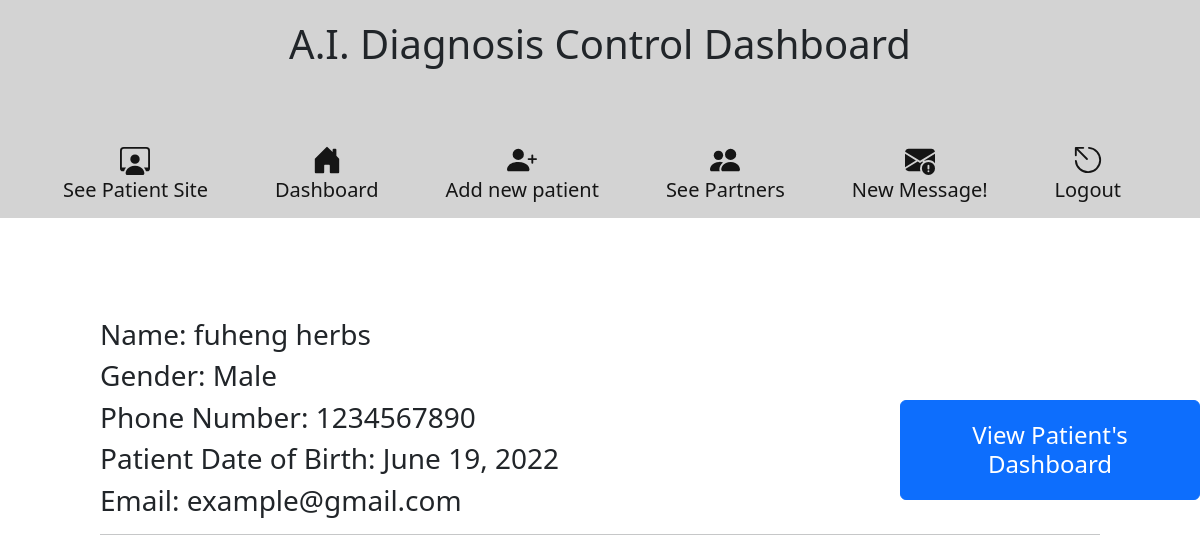
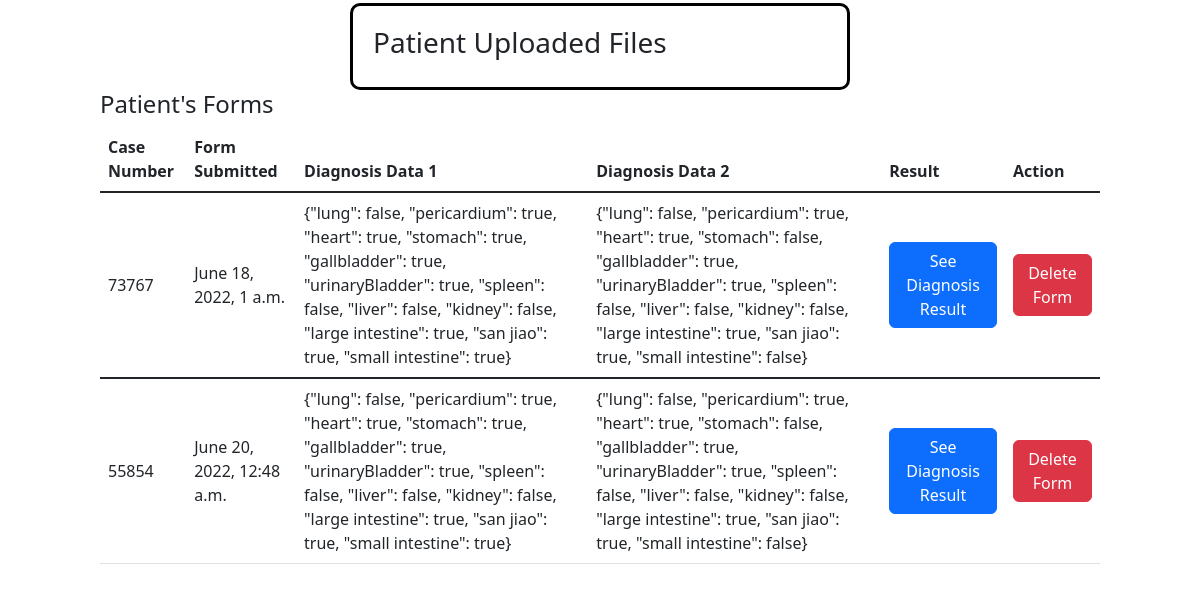
/patient/8/detail (signed in), run on an earlier commit of the app's database (2 pictures, top to bottom).
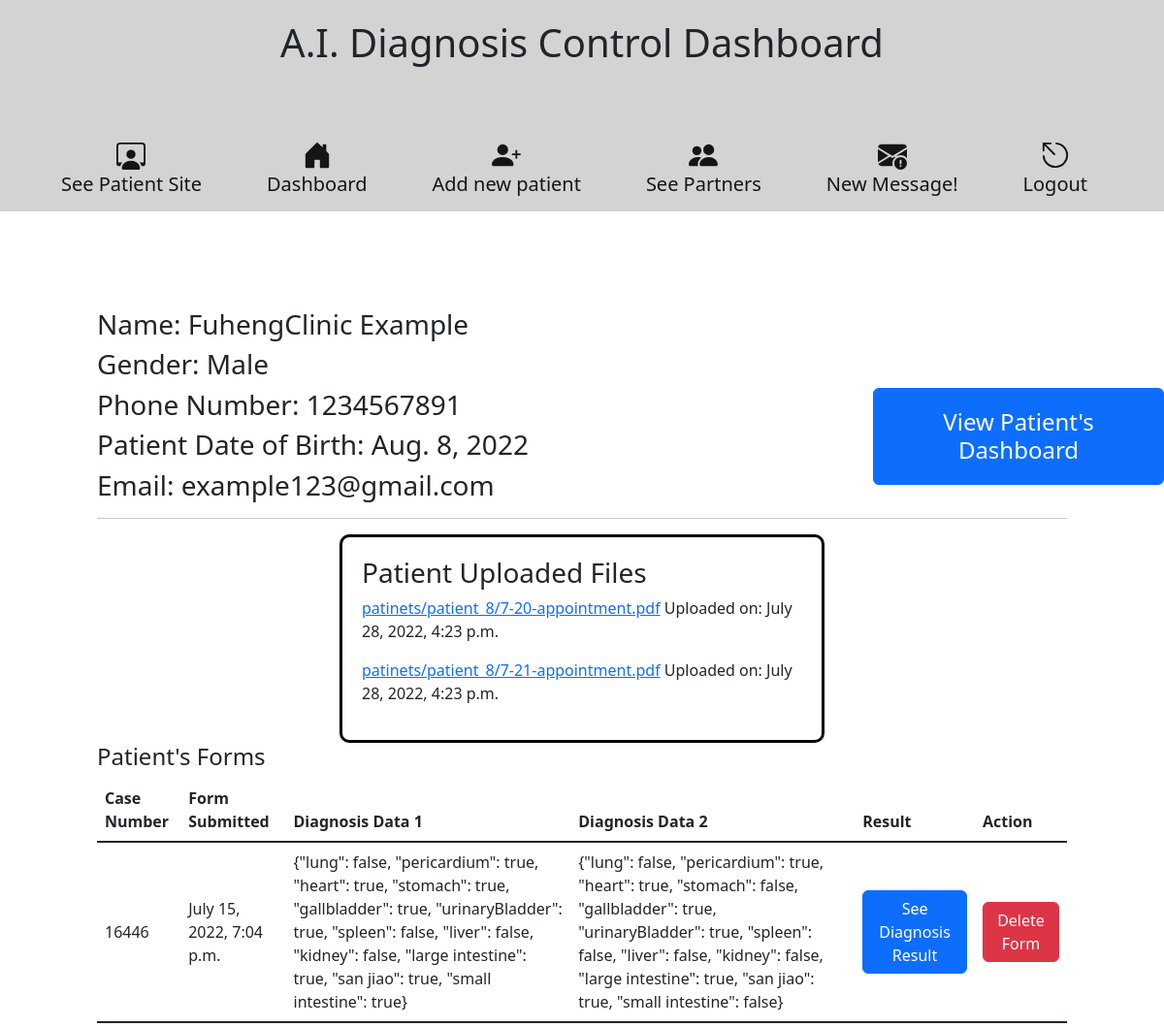
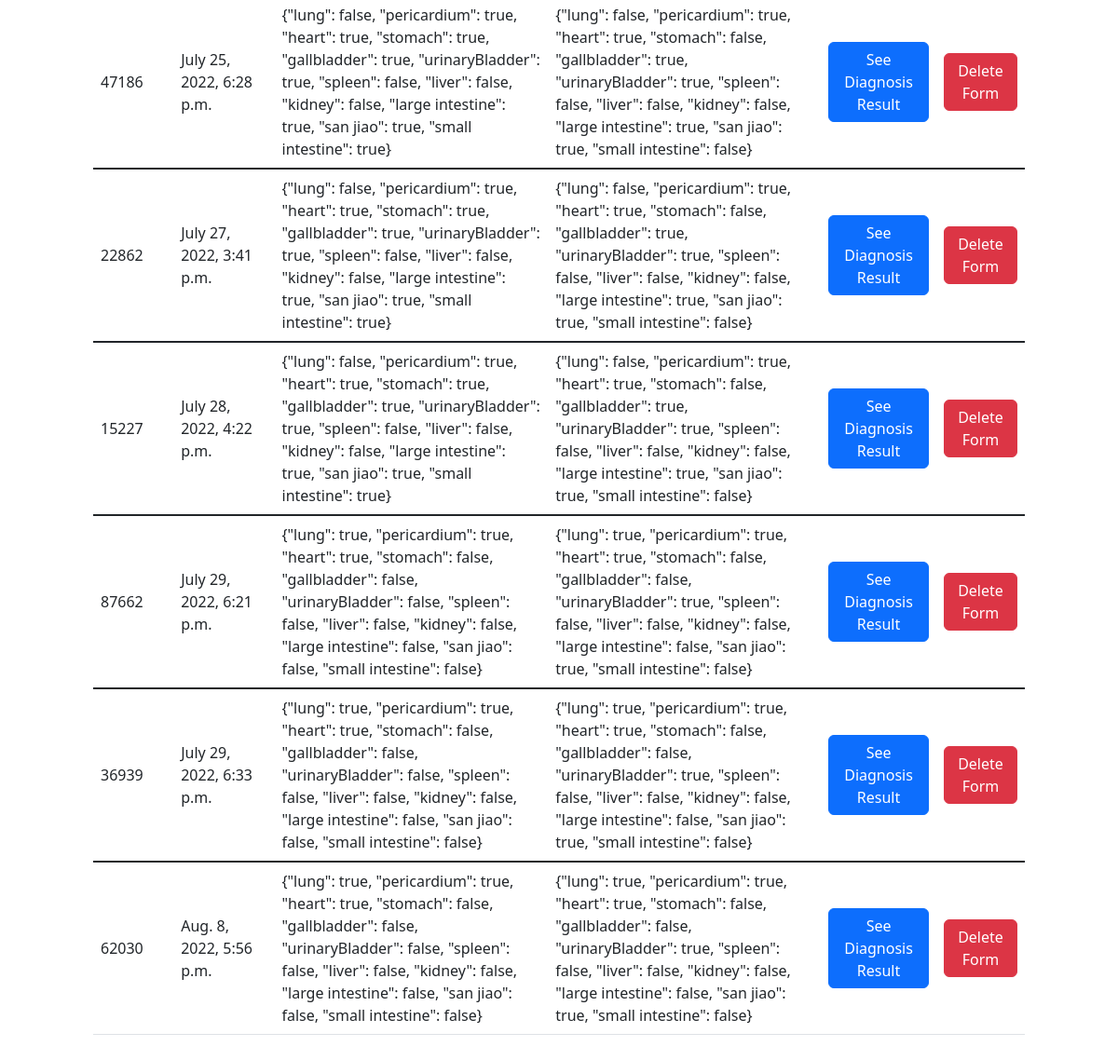
And on a later commit of the database (2 pictures, top to bottom).
### firstTrial/models.py (models this page shows, shortened)
class Patient(models.Model):
    firstName = models.CharField(max_length=45)
    lastName = models.CharField(max_length=45)
    email = models.EmailField(max_length=70)
    password = models.CharField(max_length=255)
    sex = models.CharField(max_length=20)
    date_of_birth = models.DateField(null=False, blank=False)
    phone_number = models.CharField( max_length=10)
    insurance = models.CharField(max_length=45)
    insuranceId = models.CharField(max_length=45)
    hearUs = models.CharField(max_length=45)
    referByFriend = models.CharField(max_length=105)
    created_at = models.DateTimeField(auto_now_add=True)
    updated_at = models.DateTimeField(auto_now=True)
    objects = PatientManager()

class PatientForm(models.Model):
    patient = models.ForeignKey(Patient, related_name="patientForm", on_delete=models.CASCADE)
    sympton = models.TextField(blank=True, null=True)
    lastVisit = models.CharField(max_length=20)
    lastVisitComment = models.TextField(blank=True)
    newComplaints = models.CharField(max_length=20)
    newComplaintsComment = models.TextField(blank=True)
    changeMedication = models.CharField(max_length=50)
    changeLastVisit = models.CharField(max_length=50)
    sweat = models.CharField(max_length=30)
    sweatOther = models.TextField(blank=True)
    appetite = models.CharField(max_length=30)
    appetiteOther = models.TextField(blank=True)
    sleep = models.CharField(max_length=30)
    sleepOther = models.TextField(blank=True)
    tinnitus = models.CharField(max_length=30)
    tinnitusOther = models.TextField(blank=True)
    mouth = models.CharField(max_length=30)
    mouthOther = models.TextField(blank=True)
    digestion = models.CharField(max_length=30)
    digestionOther = models.TextField(blank=True)
    stool = models.CharField(max_length=30)
    stoolOther = models.TextField(blank=True)
    eyes = models.CharField(max_length=30)
    eyesOther = models.TextField(blank=True)
    teeth = models.CharField(max_length=30)
    teethOther = models.TextField(blank=True)
    sexualActivities = models.CharField(max_length=30)
    sexualActivitiesOther = models.TextField(blank=True)
    swelling = models.CharField(max_length=30)
    swellingOther = models.TextField(blank=True)
    thirst = models.CharField(max_length=30)
    thirstOther = models.TextField(blank=True)
    urine = models.CharField(max_length=30)
    urineOther = models.TextField(blank=True)
    nose = models.CharField(max_length=30)
    noseOther = models.TextField(blank=True)
    throat = models.CharField(max_length=30)
    throatOther = models.TextField(blank=True)
    caseNumber = models.CharField(max_length=5)
    allergies = models.TextField(blank=True)
    diagnosis = models.BooleanField(default=False)
    diagnosisInitial = models.TextField(blank=True)
    diagnosisResult = models.TextField(blank=True)
    agreementCheck = models.BooleanField(default=False)
    tongueCoat = models.ImageField(upload_to=upload_location)
    leftEye = models.ImageField(upload_to=upload_location)
    rightEye = models.ImageField(upload_to=upload_location)
    face = models.ImageField(upload_to=upload_location)
    question = models.BooleanField(default=False)
    lungResult = models.TextField(blank=True)
    pericardiumResult = models.TextField(blank=True)
    heartResult = models.TextField(blank=True)
    stomachResult = models.TextField(blank=True)
    gallbladderResult = models.TextField(blank=True)
    urinaryBladderResult = models.TextField(blank=True)
    spleenResult = models.TextField(blank=True)
    liverResult = models.TextField(blank=True)
    kidneyResult = models.TextField(blank=True)
    large_intestineResult = models.TextField(blank=True)
    san_jiaoResult = models.TextField(blank=True)
    small_intestineResult = models.TextField(blank=True)
    created_at = models.DateTimeField(auto_now_add=True)
    updated_at = models.DateTimeField(auto_now=True)

class PatientFiles(models.Model):
    patient = models.ForeignKey(Patient, related_name="patientFile", on_delete=models.CASCADE)
    file = models.FileField(upload_to=user_directory_path)
    created_at = models.DateTimeField(auto_now_add=True)
    updated_at = models.DateTimeField(auto_now=True)

### firstTrial/views.py (the view)
# urls.py: path('patient/<int:patient_id>/detail', views.view_patient_detail),
def view_patient_detail(request, patient_id):
    if 'auth' not in request.session:
        return redirect("/host")
    else:
        patient_to_view = Patient.objects.get(id=patient_id)
        context = {
            "patient": patient_to_view,
            "patient_all_forms": PatientForm.objects.filter(patient=patient_to_view),
        }
        return render (request, "patient.html", context)

### firstTrial/templates/patient.html (shortened to what this page needs)
<!DOCTYPE html>
<html lang="en">
<head>
    <meta name="viewport" content="width=device-width, initial-scale=1.0"> {% load static %}
    <link rel="stylesheet" href="{% static 'css/style.css' %}">
    <link href="https://cdn.jsdelivr.net/npm/bootstrap@5.1.3/dist/css/bootstrap.min.css" rel="stylesheet">
    <link href="https://cdn.jsdelivr.net/npm/bootstrap@5.2.0/dist/css/bootstrap.min.css" rel="stylesheet">
    <link href="https://getbootstrap.com/docs/5.2/assets/css/docs.css" rel="stylesheet">
</head>
<body>
    <center class="dashboard-header">
        <div class="host-header">
            <h1>A.I. Diagnosis Control Dashboard</h1>
        </div>
        <nav class="small-nav navbar navbar-expand-lg" style="background-color: lightgrey;">
            <div class="container-fluid" style="justify-content:space-evenly;">
                <a class="navbar-brand" href="/" target="_blank"><br> See Patient Site</a>
                <a href="/host/login" class="navbar-brand"> <br> Dashboard </a>
                <a class="navbar-brand" href="/host/newPatient"> <br> Add new patient</a>
                <a class="navbar-brand" href="/host/seepartners"> <br> See Partners</a>
                <a class="navbar-brand" href="/host/message/new"> <br> New Message!</a>
                <a class="navbar-brand" href="/logout"> <br> Logout</a>
            </div>
        </nav>
    </center>
    <div class="loginAsPatient">
        <a class="btn btn-primary" href="/host/login/as/{{patient.id}}" target="_blank">
            <h4>View Patient's Dashboard</h4>
        </a>
    </div>
    <div style="margin: 40px; padding: 60px;">
        <h3>Name: {{patient.firstName}} {{patient.lastName}}</h3>
        <h3>Gender: {{patient.sex}}</h3>
        <h3>Phone Number: {{patient.phone_number}}</h3>
        <h3>Patient Date of Birth: {{patient.date_of_birth}}</h3>
        <h3>Email: {{patient.email}}</h3>
        <hr>
        {% if patient.patientFile %}
        <div class="patientFileFeild">
            <h3>Patient Uploaded Files</h3>
            {% for file in patient.patientFile.all %}
            <p>
                <a href="{{file.file.url}}">{{file.file}}</a> Uploaded on: {{file.created_at}}
            </p>
            {% endfor %}
        </div>
        {% endif %}
        <div class="mb-3 index_body">
            <h4>Patient's Forms</h4>
            <table class="table table-hover " style="vertical-align: middle ;">
                <thead>
                    <tr>
                        <th>Case Number</th>
                        <th>Form Submitted</th>
                        <th>Diagnosis Data 1</th>
                        <th>Diagnosis Data 2</th>
                        <th>Result</th>
                        <th>Action</th>
                    </tr>
                </thead>
                {% for form in patient_all_forms %}
                <tbody>
                    <tr>
                        <td>{{form.caseNumber}}</td>
                        <td>{{form.created_at}}</td>
                        <td>{{form.diagnosisInitial}}</td>
                        <td>{{form.diagnosisResult}}</td>
                        {% if form.agreementCheck == True %}
                        <td>
                            <a class="btn btn-primary" href="/patient/{{form.id}}/{{patient.id}}/seeResult/view/report" target="_blank">See Diagnosis Result</a>
                        </td>
                        <td><a class="btn btn-danger" href="/form/{{patient.id}}/{{form.id}}/delete">Delete Form</a></td>
                        {% endif %}
                    </tr>
                </tbody>
                {% endfor %}
            </table>
        </div>
</body>
</html>

What changed in the data, as far as the page shows it:
removed PatientForm: caseNumber "73767", created_at "June 18, 2022, 1 a.m.", diagnosisInitial "{\"lung\": false, \"pericardium\": true, \"heart\": true, \"stomach\": true, \"gallbladder\": true, \"urinaryBladder\": true, \"spleen\": false, \"liver\": false, \"kidney\": false, \"large intestine\": true, \"san jiao\": true, \"small intestine\": true}", diagnosisResult "{\"lung\": false, \"pericardium\": true, \"heart\": true, \"stomach\": false, \"gallbladder\": true, \"urinaryBladder\": true, \"spleen\": false, \"liver\": false, \"kidney\": false, \"large intestine\": true, \"san jiao\": true, \"small intestine\": false}"
removed PatientForm: caseNumber "55854", created_at "June 20, 2022, 12:48 a.m.", diagnosisInitial "{\"lung\": false, \"pericardium\": true, \"heart\": true, \"stomach\": true, \"gallbladder\": true, \"urinaryBladder\": true, \"spleen\": false, \"liver\": false, \"kidney\": false, \"large intestine\": true, \"san jiao\": true, \"small intestine\": true}", diagnosisResult "{\"lung\": false, \"pericardium\": true, \"heart\": true, \"stomach\": false, \"gallbladder\": true, \"urinaryBladder\": true, \"spleen\": false, \"liver\": false, \"kidney\": false, \"large intestine\": true, \"san jiao\": true, \"small intestine\": false}"
changed Patient "Male": firstName "fuheng" → "FuhengClinic"; lastName "herbs" → "Example"; phone_number "1234567890" → "1234567891"; date_of_birth "June 19, 2022" → "Aug. 8, 2022"; email "example@gmail.com" → "example123@gmail.com"
added PatientFiles: file "patinets/patient_8/7-20-appointment.pdf", created_at "July 28, 2022, 4:23 p.m."
added PatientFiles: file "patinets/patient_8/7-21-appointment.pdf", created_at "July 28, 2022, 4:23 p.m."
added PatientForm: caseNumber "16446", created_at "July 15, 2022, 7:04 p.m.", diagnosisInitial "{\"lung\": false, \"pericardium\": true, \"heart\": true, \"stomach\": true, \"gallbladder\": true, \"urinaryBladder\": true, \"spleen\": false, \"liver\": false, \"kidney\": false, \"large intestine\": true, \"san jiao\": true, \"small intestine\": true}", diagnosisResult "{\"lung\": false, \"pericardium\": true, \"heart\": true, \"stomach\": false, \"gallbladder\": true, \"urinaryBladder\": true, \"spleen\": false, \"liver\": false, \"kidney\": false, \"large intestine\": true, \"san jiao\": true, \"small intestine\": false}"
added PatientForm: caseNumber "47186", created_at "July 25, 2022, 6:28 p.m.", diagnosisInitial "{\"lung\": false, \"pericardium\": true, \"heart\": true, \"stomach\": true, \"gallbladder\": true, \"urinaryBladder\": true, \"spleen\": false, \"liver\": false, \"kidney\": false, \"large intestine\": true, \"san jiao\": true, \"small intestine\": true}", diagnosisResult "{\"lung\": false, \"pericardium\": true, \"heart\": true, \"stomach\": false, \"gallbladder\": true, \"urinaryBladder\": true, \"spleen\": false, \"liver\": false, \"kidney\": false, \"large intestine\": true, \"san jiao\": true, \"small intestine\": false}"
added PatientForm: caseNumber "22862", created_at "July 27, 2022, 3:41 p.m.", diagnosisInitial "{\"lung\": false, \"pericardium\": true, \"heart\": true, \"stomach\": true, \"gallbladder\": true, \"urinaryBladder\": true, \"spleen\": false, \"liver\": false, \"kidney\": false, \"large intestine\": true, \"san jiao\": true, \"small intestine\": true}", diagnosisResult "{\"lung\": false, \"pericardium\": true, \"heart\": true, \"stomach\": false, \"gallbladder\": true, \"urinaryBladder\": true, \"spleen\": false, \"liver\": false, \"kidney\": false, \"large intestine\": true, \"san jiao\": true, \"small intestine\": false}"
added PatientForm: caseNumber "15227", created_at "July 28, 2022, 4:22 p.m.", diagnosisInitial "{\"lung\": false, \"pericardium\": true, \"heart\": true, \"stomach\": true, \"gallbladder\": true, \"urinaryBladder\": true, \"spleen\": false, \"liver\": false, \"kidney\": false, \"large intestine\": true, \"san jiao\": true, \"small intestine\": true}", diagnosisResult "{\"lung\": false, \"pericardium\": true, \"heart\": true, \"stomach\": false, \"gallbladder\": true, \"urinaryBladder\": true, \"spleen\": false, \"liver\": false, \"kidney\": false, \"large intestine\": true, \"san jiao\": true, \"small intestine\": false}"
added PatientForm: caseNumber "87662", created_at "July 29, 2022, 6:21 p.m.", diagnosisInitial "{\"lung\": true, \"pericardium\": true, \"heart\": true, \"stomach\": false, \"gallbladder\": false, \"urinaryBladder\": false, \"spleen\": false, \"liver\": false, \"kidney\": false, \"large intestine\": false, \"san jiao\": false, \"small intestine\": false}", diagnosisResult "{\"lung\": true, \"pericardium\": true, \"heart\": true, \"stomach\": false, \"gallbladder\": false, \"urinaryBladder\": true, \"spleen\": false, \"liver\": false, \"kidney\": false, \"large intestine\": false, \"san jiao\": true, \"small intestine\": false}"
added PatientForm: caseNumber "36939", created_at "July 29, 2022, 6:33 p.m.", diagnosisInitial "{\"lung\": true, \"pericardium\": true, \"heart\": true, \"stomach\": false, \"gallbladder\": false, \"urinaryBladder\": false, \"spleen\": false, \"liver\": false, \"kidney\": false, \"large intestine\": false, \"san jiao\": false, \"small intestine\": false}", diagnosisResult "{\"lung\": true, \"pericardium\": true, \"heart\": true, \"stomach\": false, \"gallbladder\": false, \"urinaryBladder\": true, \"spleen\": false, \"liver\": false, \"kidney\": false, \"large intestine\": false, \"san jiao\": true, \"small intestine\": false}"
added PatientForm: caseNumber "62030", created_at "Aug. 8, 2022, 5:56 p.m.", diagnosisInitial "{\"lung\": true, \"pericardium\": true, \"heart\": true, \"stomach\": false, \"gallbladder\": false, \"urinaryBladder\": false, \"spleen\": false, \"liver\": false, \"kidney\": false, \"large intestine\": false, \"san jiao\": false, \"small intestine\": false}", diagnosisResult "{\"lung\": true, \"pericardium\": true, \"heart\": true, \"stomach\": false, \"gallbladder\": false, \"urinaryBladder\": true, \"spleen\": false, \"liver\": false, \"kidney\": false, \"large intestine\": false, \"san jiao\": true, \"small intestine\": false}"
